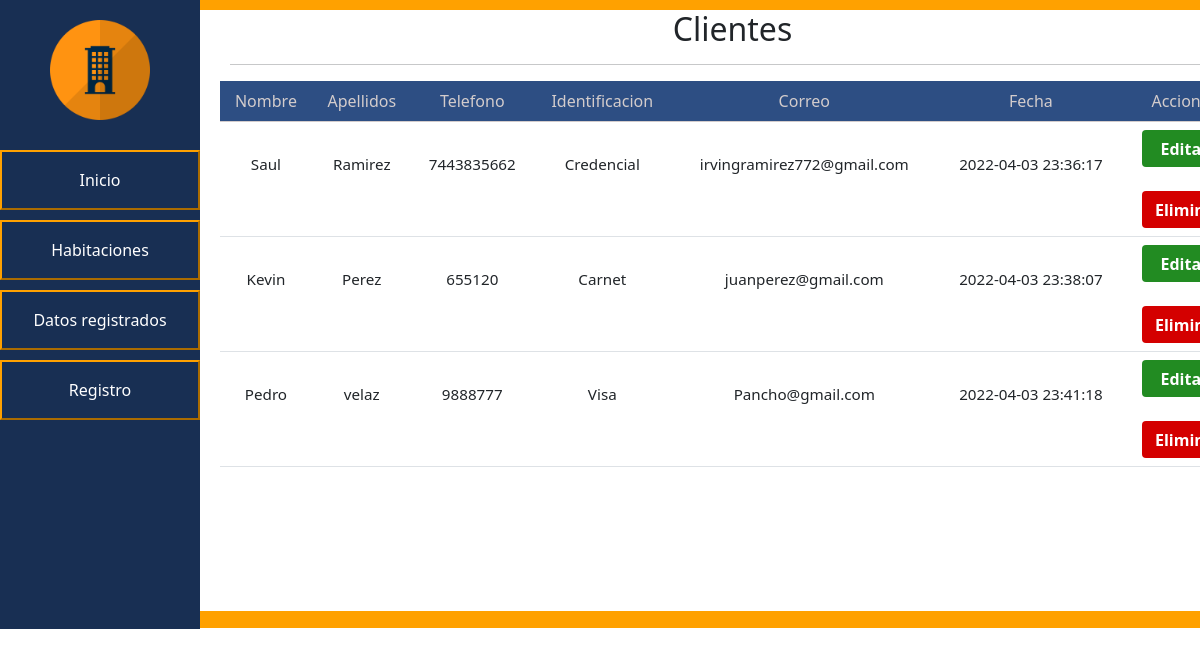
The app's page /PHP/datos-registrados.php with its own data.
### tables this page shows
CREATE TABLE `clientes` (
  `idClientes` int(11) NOT NULL,
  `Nombre` varchar(45) NOT NULL,
  `Apellidos` varchar(45) NOT NULL,
  `Telefono` varchar(20) NOT NULL,
  `Identificacion` varchar(45) NOT NULL,
  `Correo` varchar(50) NOT NULL,
  `Fechadeingreso` datetime NOT NULL
);

### PHP/datos-registrados.php (the view, shortened to what this page needs)
<!DOCTYPE html>
<html>
<head>
    <link href="https://cdn.jsdelivr.net/npm/bootstrap@5.0.2/dist/css/bootstrap.min.css" rel="stylesheet">
    <link rel="stylesheet" type="text/css" href="../css/styles-datos-registrados.css">
</head>
<body>
	<div id="general">
		<div id="navegacion">
			<div id="navegacion-alineacion">
				<img src="..\img\img2.png" id="img1">
				<a href="index.php">
					<button class="animacion-btn" id="boton">Inicio</button>
				</a>
				<a href="habitaciones.php">
					<button class="animacion-btn" id="boton">Habitaciones</button>
				</a>
				<a href="datos-registrados.php">
					<button class="animacion-btn" id="boton">Datos registrados</button>
				</a>
                <a href="registro.php?pagina=1">
                    <button class="animacion-btn" id="boton">Registro</button>
                </a>
			</div>
		</div>
		<div id="cuerpo">
			<div id="contenido-cuerpo">
                <h2 align="Center" id="titulo"> Clientes </h2>
                <hr style="margin-left: 30px; margin-right: 30px;">
                <table class="table table-hover" id="alineacion-tabla">
                    <thead>
                        <tr class="tittleback">
                            <th scope="col">Nombre</th>
                            <th scope="col">Apellidos</th>
                            <th scope="col">Telefono</th>
                            <th scope="col">Identificacion</th>
                            <th scope="col">Correo</th>
                            <th scope="col">Fecha</th>
                            <th scope="col">Acciones</th>
                        </tr>
                    </thead>
                    <tbody>
                        <?php
                        $cont = include ("conexion.php");
                        if ($cont == true){
                        $consulta="SELECT * FROM clientes";
                        $resultado = mysqli_query($enlace,$consulta);
                        while ($mostrar=mysqli_fetch_array($resultado)){
                        ?>
                            <tr>
                                <td class="datatable"> <br> <?php echo $mostrar['Nombre'] ?> </td>
                                <td class="datatable"> <br> <?php echo $mostrar['Apellidos'] ?> </td>
                                <td class="datatable"> <br> <?php echo $mostrar['Telefono'] ?> </td>
                                <td class="datatable"> <br> <?php echo $mostrar['Identificacion'] ?> </td>
                                <td class="datatable"> <br> <?php echo $mostrar['Correo'] ?> </td>
                                <td class="datatable"> <br> <?php echo $mostrar['Fechadeingreso'] ?> </td>
                                <td>
                                   <button type="button" class="buttonupdate" data-bs-toggle="modal" data-bs-target="#updatemodal<?php echo $mostrar['idClientes'];?>">
                                        Editar
                                    </button>
                                    <br><br>
                                    <button type="button" class="buttondelete" data-bs-toggle="modal" data-bs-target="#deletetemodal<?php echo $mostrar['idClientes'];?>">
                                        Eliminar
                                    </button>
                                </td>
                            </tr>
                        <?php
                        }
                        }
                        ?>
                    </tbody>
                </table>
              <br>
              <br>
              <br>
              <br>
              <br>
              <br>
              <br>
              <br>
              <br>
              <br>
              <br>
		</div>
	</div>
</body>
</html>

### css/styles-datos-registrados.css (style rules this page uses)
body { margin: 0; }
#general { display: flex; }
#navegacion { float: left; background-color: #182F53; height: 629px; width: 200px }
#boton { background-color: #182F53; color: white; margin-top:10px; width: 200px; height: 60px; }
#navegacion-alineacion { margin-top: 20px; }
#img1 { height: 100px; margin-left: 50px; margin-bottom:20px; }
.animacion-btn { border-color: #FFA100; color: black; background-image: -webkit-linear-gradient(45deg, #FFA100 50%, transparent 50%); background-image: linear-gradient(45deg, #FFA100 50%, transparent 50%); background-position: 100%; background-size: 400%; -webkit-transition: background 300ms ease-in-out; transition: background 300ms ease-in-out; }
.buttondelete { width: 85px; height: 37px; color: #ffffff; font-weight: bold; display: inline-block; padding: 6px 12px; font-size: 16px; text-align: center; cursor: pointer; background-image: none; border: 1px solid transparent; border-radius: 4px; outline: 0; background-color: #D40000; align-content: center; }
.buttonupdate { width: 85px; height: 37px; color: #ffffff; font-weight: bold; display: inline-block; padding: 6px 12px; font-size: 16px; text-align: center; cursor: pointer; background-image: none; border: 1px solid transparent; border-radius: 4px; outline: 0; background-color: forestgreen; align-content: center; }
.datatable { font-size: 95%; }
#cuerpo { background-color: #FFA100; height: 628px; width: 100%; overflow: scroll; }
#contenido-cuerpo { background-color: white; height: 601px; width: 1065px; margin: auto; margin-top: 10px; }
#titulo { font-weight: normal; margin-left:30px; margin-right:30px; margin-bottom:13px; }
.tittleback { background: #2d4e83; color: #d3cccc; margin-left: 29px; margin-right: 23px; }
#alineacion-tabla { width: 1024px; margin-left: 20px; }
table,tr,th { text-align: center; font-weight: normal; }
th { padding-left: 18px; padding-right: 18px; }

### records on screen
clientes: Nombre "Saul", Apellidos "Ramirez", Telefono "7443835662", Identificacion "Credencial", Correo "irvingramirez772@gmail.com", Fechadeingreso "2022-04-03 23:36:17"
clientes: Nombre "Kevin", Apellidos "Perez", Telefono "655120", Identificacion "Carnet", Correo "juanperez@gmail.com", Fechadeingreso "2022-04-03 23:38:07"
clientes: Nombre "Pedro", Apellidos "velaz", Telefono "9888777", Identificacion "Visa", Correo "Pancho@gmail.com", Fechadeingreso "2022-04-03 23:41:18"
